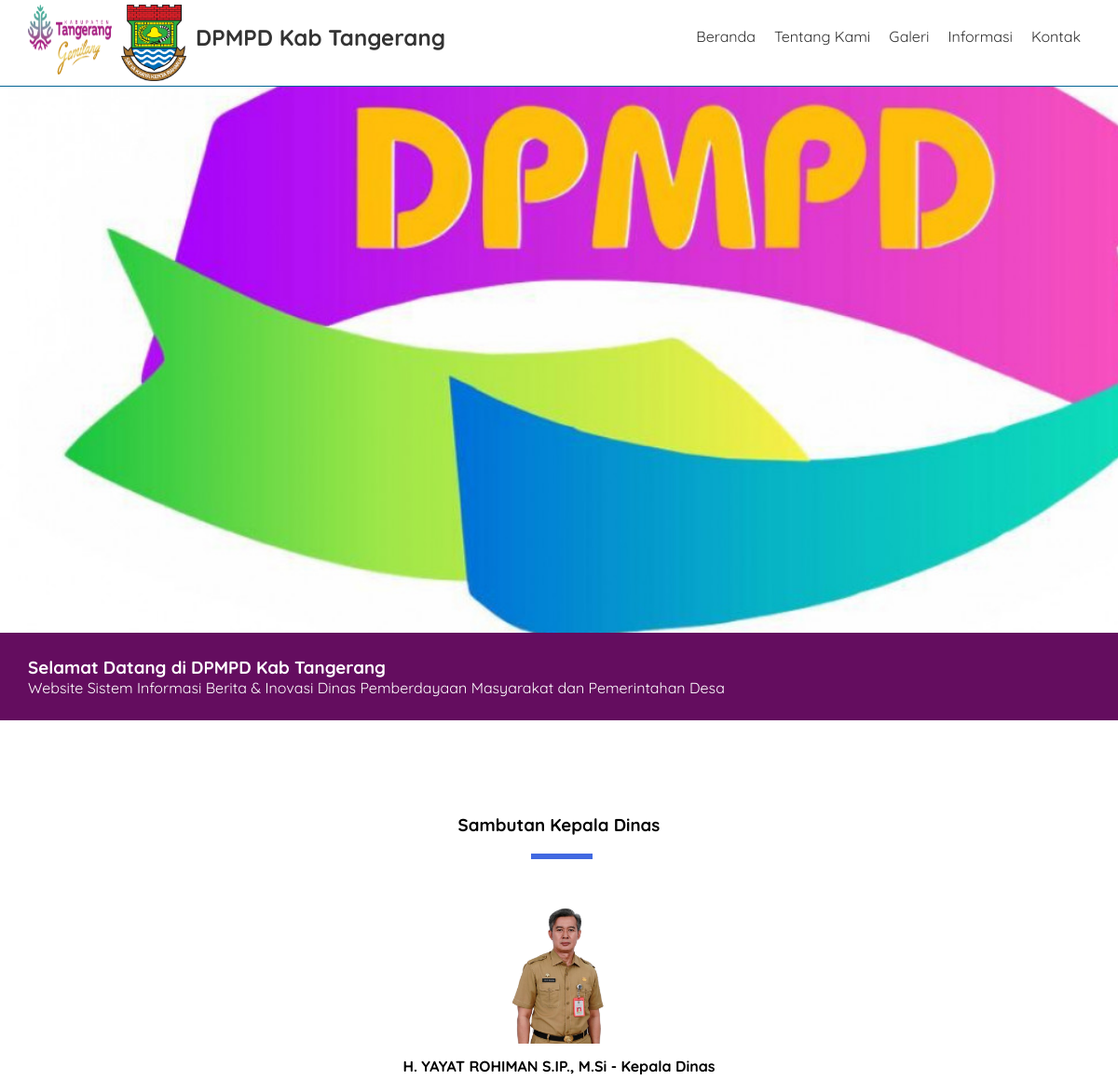
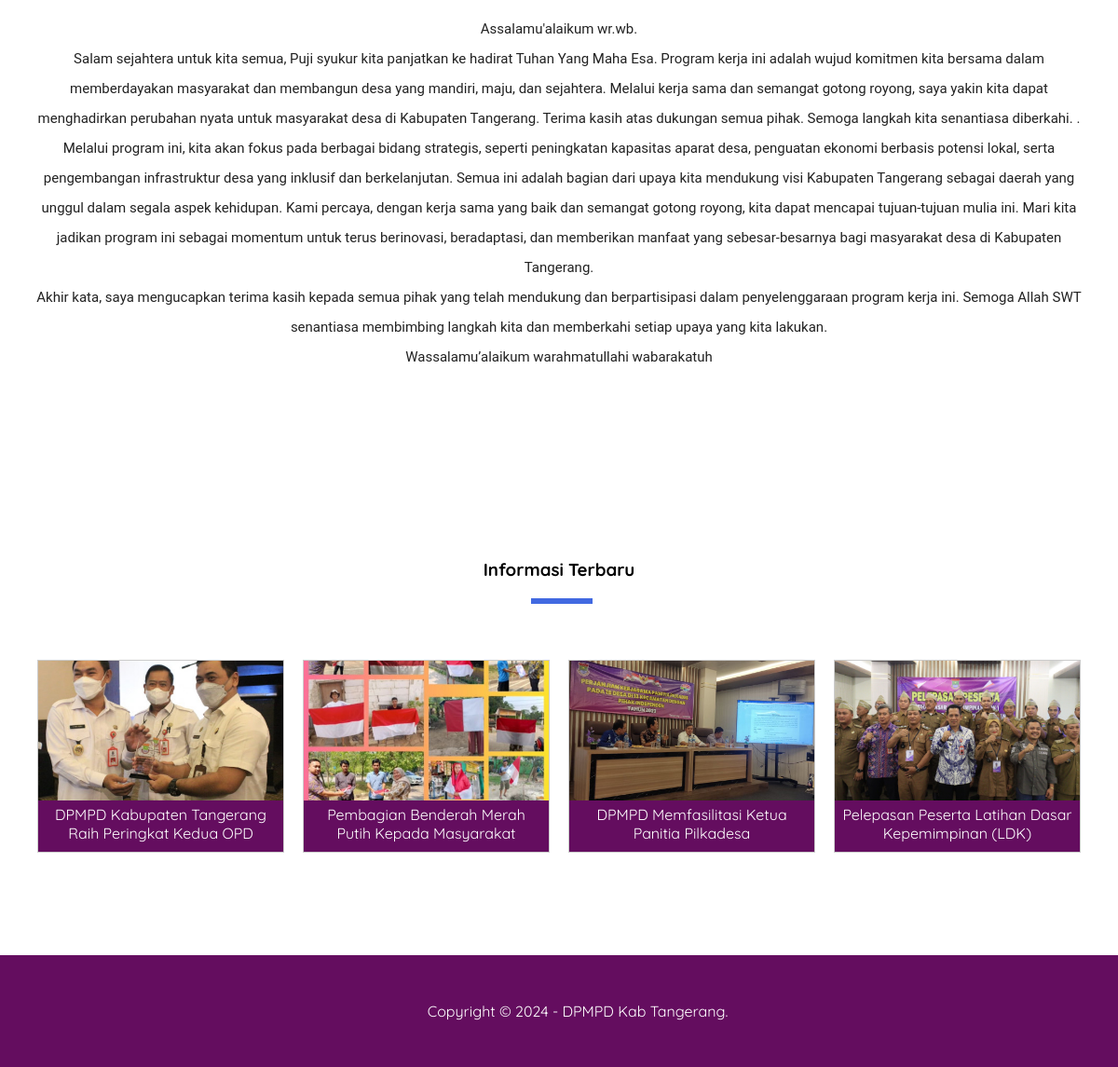
The page / on the database its author committed (2 pictures, top to bottom).
### tables this page shows
CREATE TABLE `pengaturan` (
  `id` int(11) NOT NULL,
  `nama` varchar(50) NOT NULL,
  `email` varchar(50) NOT NULL,
  `telepon` varchar(20) NOT NULL,
  `alamat` text NOT NULL,
  `logo` varchar(50) NOT NULL,
  `favicon` varchar(50) NOT NULL,
  `tentang_sekolah` text NOT NULL,
  `foto_sekolah` varchar(50) NOT NULL,
  `google_maps` text NOT NULL,
  `nama_kepsek` varchar(50) NOT NULL,
  `foto_kepsek` varchar(50) NOT NULL,
  `sambutan_kepsek` text NOT NULL,
  `created_at` timestamp NOT NULL DEFAULT current_timestamp(),
  `updated_at` datetime DEFAULT NULL
);

CREATE TABLE `informasi` (
  `id` int(11) NOT NULL,
  `judul` varchar(255) NOT NULL,
  `keterangan` text NOT NULL,
  `gambar` varchar(50) NOT NULL,
  `created_at` timestamp NOT NULL DEFAULT current_timestamp(),
  `updated_at` datetime DEFAULT NULL,
  `created_by` int(11) NOT NULL
);

### index.php (the view)
<?php include 'header.php'; ?>
<div class="banner" style=" background-image: url('uploads/identitas/<?= $d->foto_sekolah ?>');">
    <div class="banner-text">
        <div class="container">
            <h3> Selamat Datang di <?= $d->nama ?> </h3>
            <P>Website Sistem Informasi Berita & Inovasi Dinas Pemberdayaan Masyarakat dan Pemerintahan Desa</p>
        </div>
    </div>
</div>
<div class="section">
    <div class="container text-center">
        <h3> Sambutan Kepala Dinas </h3>
        <img src="uploads/identitas/<?= $d->foto_kepsek ?>" width="100">
        <h4> <?= $d->nama_kepsek ?> </h4>
        <p><?= $d->sambutan_kepsek ?></p>
    </div>
</div>
<div class="section">
    <div class="container text-center">
        <h3>Informasi Terbaru</h3>
        <?php
        $informasi = mysqli_query($conn, "SELECT * FROM informasi  ORDER BY id DESC LIMIT 8");
        if (mysqli_num_rows($informasi) > 0) {
            while ($p = mysqli_fetch_array($informasi)) {
        ?>
                <div class="col-4">
                    <a href="detail-informasi.php?id=<?= $p['id'] ?>" class="thumbnail-link">
                        <div class="thumbnail-box">
                            <div class="thumbnail-img" style="background-image: url('uploads/informasi/<?= $p['gambar'] ?>');">
                            </div>
                            <div class="thumbnail-text">
                                <?= substr($p['judul'], 0, 50)  ?>
                            </div>
                        </div>
                    </a>
                </div>
            <?php }
        } else { ?>
            Tidak Ada Data
        <?php } ?>
    </div>
</div>
<?php include 'footer.php'; ?>

### header.php (shortened to what this page needs)
<?php
include 'koneksi.php';
$identitas = mysqli_query($conn, "SELECT * FROM pengaturan ORDER BY id DESC LIMIT 1");
$d = mysqli_fetch_object($identitas);
?>
<!DOCTYPE html>
<html>
<head>
    <link rel="stylesheet" type="text/css" href="assets/css/style.css">
</head>
<body>
    <div class="header">
        <div class="container">
        <div class="header-logo">
    <img src="assets/logofav.png" width="90" height="75" alt="Logo Kedua" class="logo-second">
    <img src="uploads/identitas/<?= $d->logo ?>" width="70" alt="Logo Utama">
    <h2><a href="index.php"><?= $d->nama ?></a></h2>
</div>
            <ul class="header-menu">
                <li><a href="index.php">Beranda</a></li>
                <li><a href="tentang-sekolah.php">Tentang Kami</a></li>
                <li><a href="galeri.php">Galeri</a></li>
                <li><a href="informasi.php">Informasi</a></li>
                <li><a href="kontak.php">Kontak</a></li>
            </ul>
        </div>
    </div>

### footer.php (shortened to what this page needs)
<footer>
    <div class="container text-center">
        Copyright &copy; 2024 - <?= $d->nama ?>.
    </div>
</footer>
</body>
</html>

### assets/css/style.css (style rules this page uses)
* { margin:0; padding:0; font-family: 'Quicksand', sans-serif; box-sizing: border-box; }
a { text-decoration: none; }
.container { width: 1140px; margin:0 auto; }
.container::after { content: ""; display: block; clear: both; }
.text-center { text-align: center !important; }
.header { border-bottom: 1px solid #036494; }
.header a { color: #333; }
.header-logo { float: left; line-height: 70px; padding: 5px 0; }
.header-logo img { float: left; margin-right: 10px; }
.header-logo h2 { float: left; }
.header-menu { float: right; }
.header-menu li { float: left; list-style: none; padding: 29px 10px; }
.banner { width: 100%; height: 85vh; background-repeat: no-repeat; background-size: cover; position: relative; }
.banner-text { padding: 25px 0; background-color: #640D5F; color: #fff; position: absolute; bottom: 0; width: 100%; }
.section { padding: 100px 0; }
.section h3 { padding-bottom: 25px; margin-bottom: 50px; position: relative; }
.section h3::after { content: ""; display: block; width: 60px; border: 3px solid royalblue; position: absolute; bottom: 0; left: calc(50% - 30px); }
.section img { margin-bottom: 10px; }
.section h4 { margin-bottom: 20px; }
.col-4 { min-height: 200px; width: 25%; float: left; padding: 10px; }
.thumbnail-box { border: 1px solid #ccc; width: 100%; min-height: 200px; background-color: #640D5F; }
.thumbnail-img { height: 150px; background-repeat: no-repeat; background-size: cover; }
.thumbnail-text { height: 55px; padding: 5px; }
.thumbnail-link { color: #fff; }
footer { padding: 50px; background-color: #640D5F; color: #fff; }

### rows shown on the page
pengaturan: logo (picture), nama "DPMPD Kab Tangerang", foto_sekolah (picture), foto_kepsek (picture), nama_kepsek "H. YAYAT ROHIMAN S.IP., M.Si - Kepala Dinas", sambutan_kepsek "Assalamu'alaikum wr.wb. Salam sejahtera untuk kita semua, Puji syukur kita panjatkan ke hadirat Tuhan Yang Maha Esa. Program kerja ini adalah wujud komitmen kita bersama dalam memberdayakan masyarakat dan membangun desa yang mandiri, maju, dan sejahtera. Melalui kerja sama dan semangat gotong royong, saya yakin kita dapat menghadirkan perubahan nyata untuk masyarakat desa di Kabupaten Tangerang. Terima kasih atas dukungan semua pihak. Semoga langkah kita senantiasa diberkahi. . Melalui program ini, kita akan fokus pada berbagai bidang strategis, seperti peningkatan kapasitas aparat desa, penguatan ekonomi berbasis potensi lokal, serta pengembangan infrastruktur desa yang inklusif dan…"
informasi: gambar (picture), judul "DPMPD Kabupaten Tangerang Raih Peringkat Kedua OPD"
informasi: gambar (picture), judul "Pembagian Benderah Merah Putih Kepada Masyarakat"
informasi: gambar (picture), judul "DPMPD Memfasilitasi Ketua Panitia Pilkadesa"
informasi: gambar (picture), judul "Pelepasan Peserta Latihan Dasar Kepemimpinan (LDK)"
